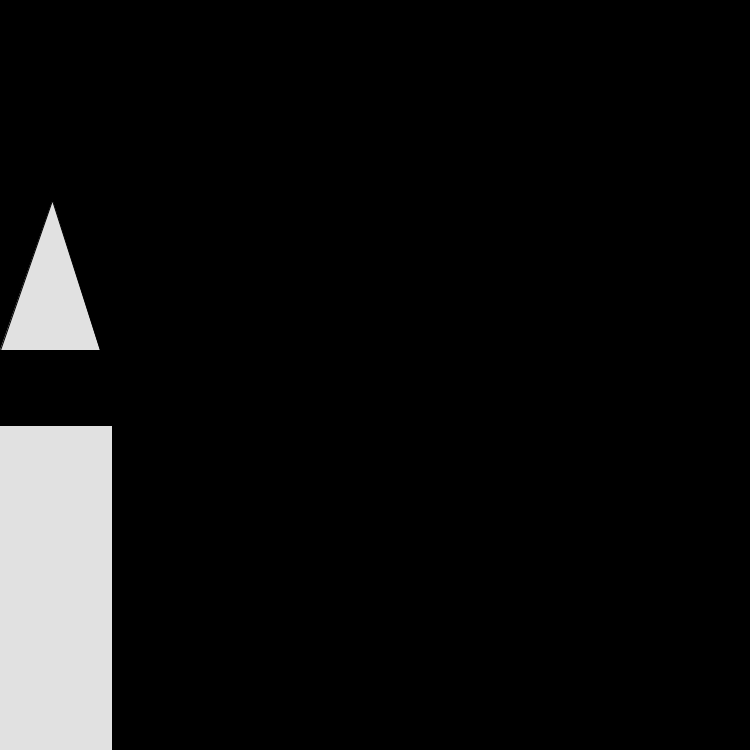
Frame 1 (no input)
Frame 60 (the mouse pressed at the canvas centre just before this capture): identical to frame 1, image omitted
Frame 120 (the mouse held since frame 60 and released just before this capture): identical to frame 1, image omitted

The Processing sketch that drew this single still picture (run headless with seeded random() and noise(); from frame 60 on, the mouse is pressed at the canvas centre):

// Processing sketch: sketch_220630b
// ── sketch_220630b.pde
/*
Alexios Rekoutis
6/30/2022
Building skyline
*/

float x;
float y;
float w;
float h;

void setup() {
 size(750, 750);
}

void draw() {
  background(0);
  building(50, 600, 125, 350);
}

void building(float x, float y, float w, float h) {
  
  push();
  rectMode(CENTER);
  fill(225);
  triangle(0, 350, 52.5, 200, 100, 350);
  rect(x, y, w, h);
  rect(x, y, w, h);
  rect(x, y, w, h);
  pop();
  
}

void mousePressed() {
  println(mouseX, mouseY);
}
